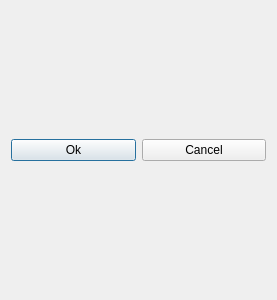
<?xml version="1.0" encoding="UTF-8"?>
<ui version="4.0">
 <class>NetDialog</class>
 <widget class="QDialog" name="NetDialog">
  <property name="geometry">
   <rect>
    <x>0</x>
    <y>0</y>
    <width>277</width>
    <height>300</height>
   </rect>
  </property>
  <property name="windowTitle">
   <string>NetDialog</string>
  </property>
  <layout class="QVBoxLayout" name="verticalLayout_2" stretch="1,0">
   <item>
    <layout class="QVBoxLayout" name="layout"/>
   </item>
   <item>
    <layout class="QHBoxLayout" name="horizontalLayout">
     <item>
      <widget class="QPushButton" name="ok">
       <property name="text">
        <string>Ok</string>
       </property>
      </widget>
     </item>
     <item>
      <widget class="QPushButton" name="cancel">
       <property name="text">
        <string>Cancel</string>
       </property>
      </widget>
     </item>
    </layout>
   </item>
  </layout>
 </widget>
 <layoutdefault spacing="6" margin="11"/>
 <resources/>
 <connections/>
</ui>
